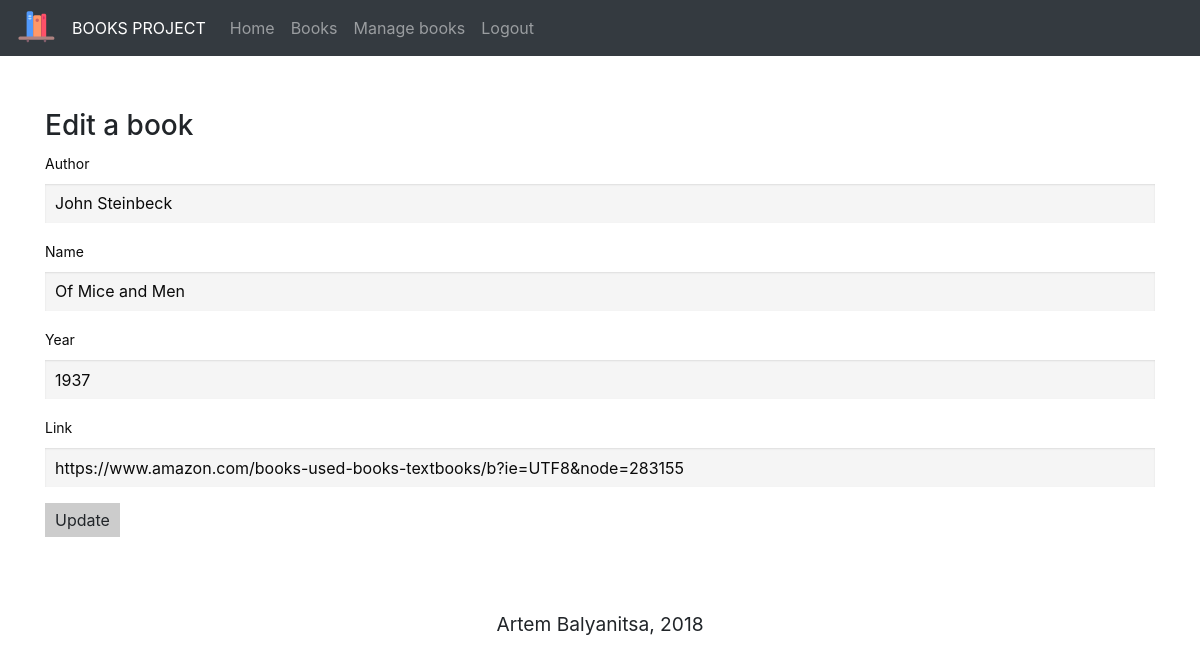
Page /books/editbook/1 (signed in) on the committed database.
### tables this page shows
CREATE TABLE IF NOT EXISTS `book` (
  `id` int(11) NOT NULL AUTO_INCREMENT,
  `author` text NOT NULL,
  `name` text NOT NULL,
  `year` int(11) NOT NULL,
  `link` text,
  PRIMARY KEY (`id`),
  UNIQUE KEY `id` (`id`)
);

### public/index.php (called while the page is built, shortened)
<?php
require APP . 'core/controller.php';
$app = new Application();

### application/core/controller.php (called while the page is built, shortened)
<?php
class Controller
{
    public $db = null;
    private function openDatabaseConnection()
    {
        $options = array(PDO::ATTR_DEFAULT_FETCH_MODE => PDO::FETCH_OBJ, PDO::ATTR_ERRMODE => PDO::ERRMODE_WARNING);
        $this->db = new PDO(DB_TYPE . ':host=' . DB_HOST . ';dbname=' . DB_NAME . ';charset=' . DB_CHARSET, DB_USER, DB_PASS, $options);
    }
    public function loadBookModel()
    {
        require APP . 'model/Book.php';
        $this->books_model = new Book($this->db);
    }
}

### application/model/Book.php (called while the page is built, shortened)
<?php
class Book
{
    function __construct($db)
    {
        try {
            $this->db = $db;
        } catch (PDOException $e) {
            exit('Database connection could not be established.');
        }
    }
    public function getbook($book_id)
    {
        $sql = "SELECT id, author, name, year, link FROM book WHERE id = :book_id LIMIT 1";
        $query = $this->db->prepare($sql);
        $parameters = array(':book_id' => $book_id);
        $query->execute($parameters);
        return $query->fetch();
    }
}

### application/view/books/edit.php (the view, shortened to what this page needs)
<div class="container">
    <div>
        <h3>Edit a book</h3>
        <form action="<?php echo URL; ?>books/updatebook" method="POST">
            <label>Author</label>
            <input autofocus type="text" name="author" value="<?php echo htmlspecialchars($book->author, ENT_QUOTES, 'UTF-8'); ?>" required />
            <label>Name</label>
            <input type="text" name="name" value="<?php echo htmlspecialchars($book->name, ENT_QUOTES, 'UTF-8'); ?>" required />
            <label>Year</label>
            <input type="number" name="year" value="<?php echo htmlspecialchars($book->year, ENT_QUOTES, 'UTF-8'); ?>" required />
            <label>Link</label>
            <input type="text" name="link" value="<?php echo htmlspecialchars($book->link, ENT_QUOTES, 'UTF-8'); ?>" />
            <input type="submit" name="submit_update_book" value="Update" />
        </form>
    </div>
</div>

### public/css/style.css (style rules this page uses)
body { font-family: Arial; font-size: 14px; }
.container { padding: 20px; margin: 33px; }
.container input { background-color: #f5f5f5; border: 0; padding: 5px 10px; }
.container input[type="submit"] { background-color: #ccc; cursor: pointer; }

### public/css/books.css (style rules this page uses)
html, body, .main { height: 100%; }
body { font-family: "Lato", "Helvetica Neue", Helvetica, Arial, sans-serif; color: #313131; background: #ecf0f1; }
body, .books p, .books a, .books li { font-family: "Lato", "Helvetica Neue", Helvetica, Arial, sans-serif; font-size: 15px; }

### public/css/problem.css (style rules this page uses)
* { transition: all 0.6s; }

### rows in the picture
book: author "John Steinbeck", name "Of Mice and Men", year "1937", link "https://www.amazon.com/books-used-books-textbooks/b?ie=UTF8&node=283155"
